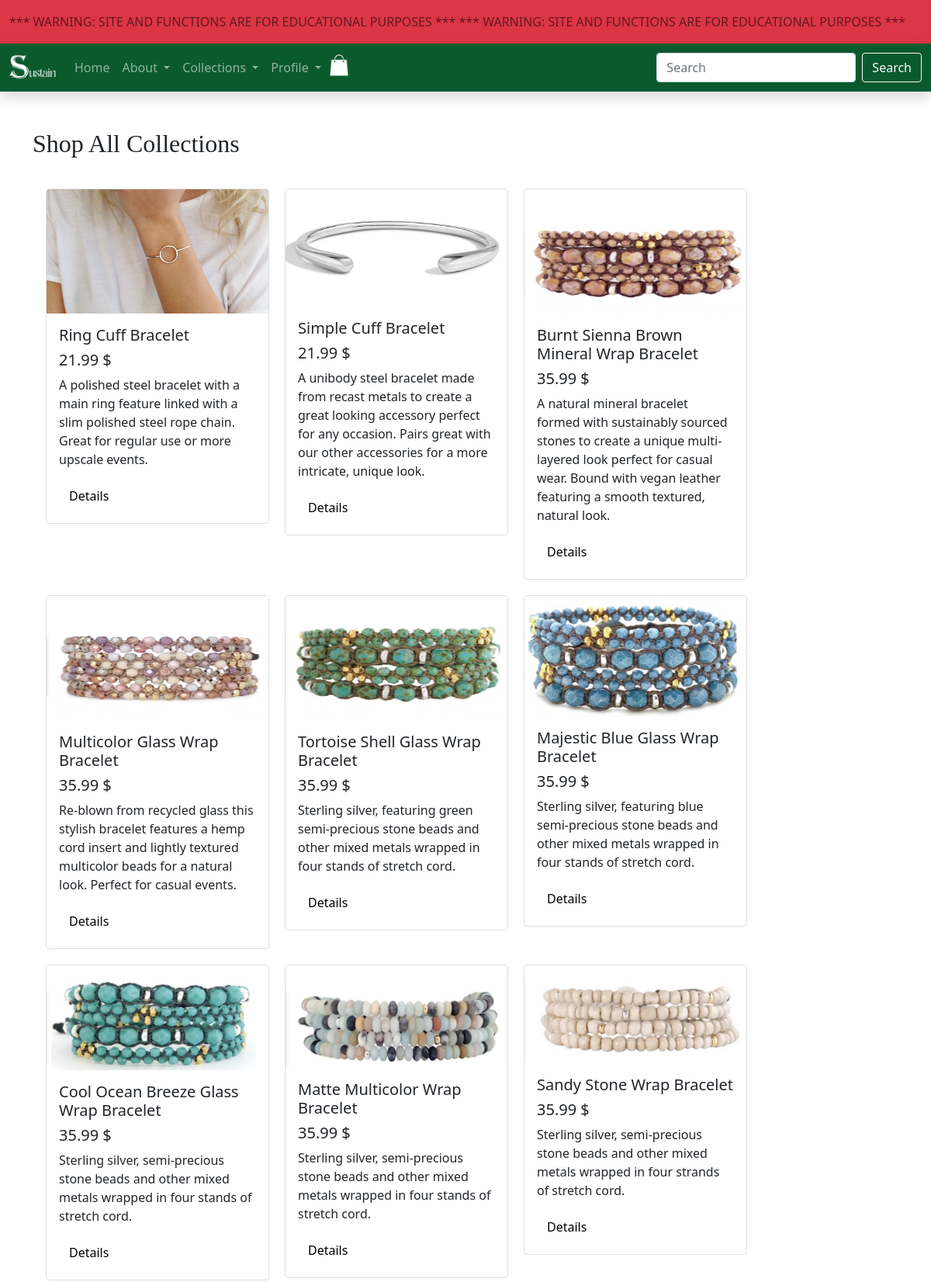
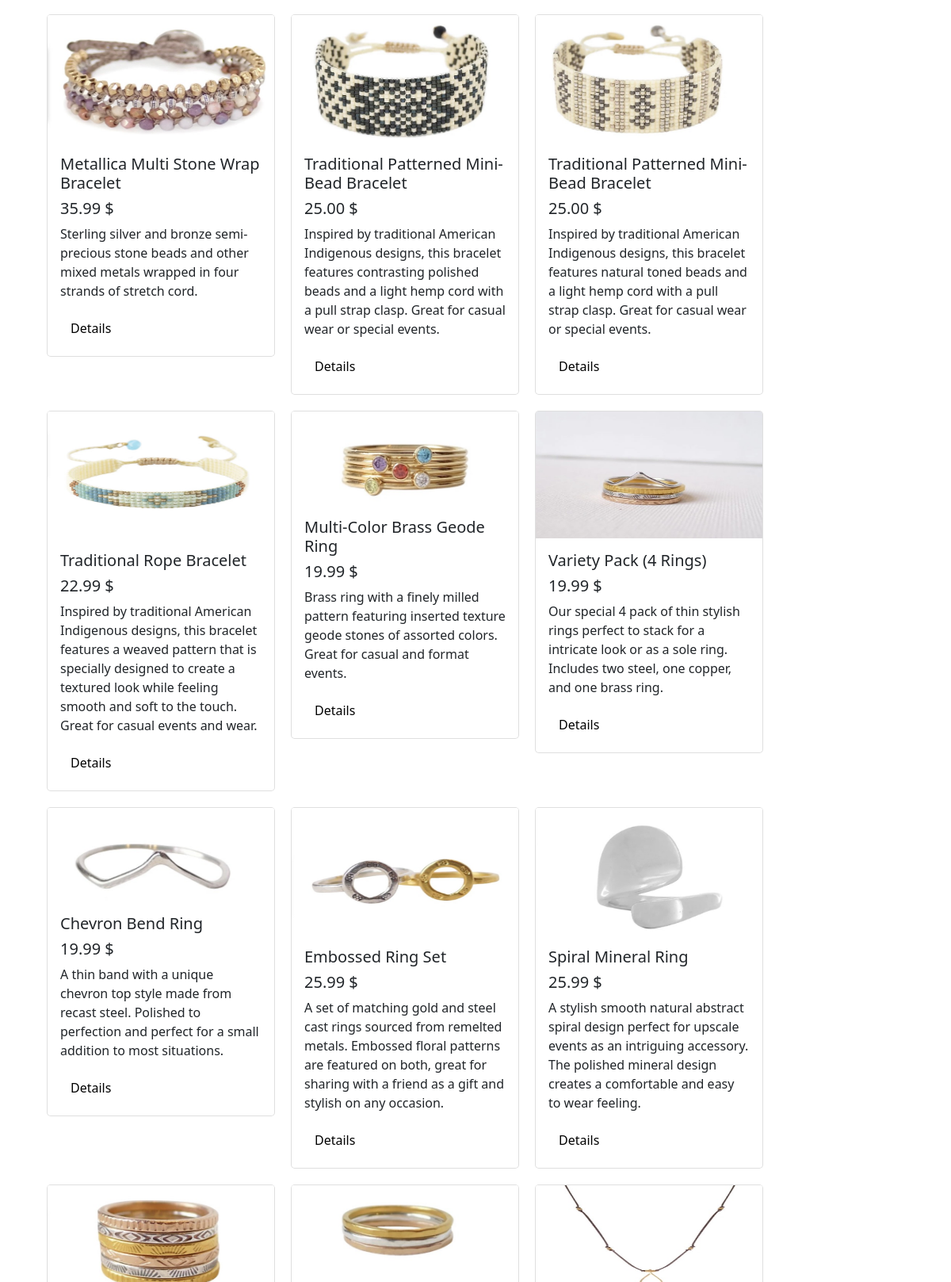
The page /collections.php (upper part) on the database its author committed (2 pictures, top to bottom).
### tables this page shows
CREATE TABLE `products` (
  `productId` int(9) NOT NULL,
  `name` varchar(70) NOT NULL,
  `price` decimal(10,2) NOT NULL,
  `category` varchar(50) NOT NULL,
  `description` varchar(255) NOT NULL,
  `img` varchar(255) NOT NULL,
  `keywords` varchar(250) NOT NULL
);

### collections.php (the view, shortened to what this page needs)
<!DOCTYPE html>
<html>
<head>
    <link rel="stylesheet" href="assets/css/style.css">
</head>
<body class="">
    <?php include("warningBanner.php");?>
    <div class="container">
        <br><br><h2>Shop All Collections</h2><br>
       <div class="row">
                <div class="cardComponent">
                    <?php
                    require_once("connect-db.php");
                    $sql = "select * from products";
                    $statement1 = $db->prepare($sql);
                    if($statement1->execute()){
                        $products = $statement1->fetchAll();
                    }else{
                        $error1= "Error finding items.";
                    }
                ?>
                    <?php
                            foreach($products as $c){?>
                                    <div class="" >
                                        <div class="card" style="width: 18rem;">
                                            <img src="<?php echo $c["img"];?>" class="card-img-top" alt="...">
                                            <div class="card-body">
                                                <h5 class="card-title"><?php echo $c["name"];?></h5>
                                                <h5 class="card-title"> <?php echo $c["price"]." $";?></h5>
                                                <p class="card-text"><?php echo $c["description"];?></p>
                                                <form action="productDetails.php" method="post">
                                                    <button class="btn btn-primary" type="submit">Details</button>
                                                </form>
                                            </div>
                                        </div>
                                    </div>
                        <?php } ?>
                    </div>
           </div>
       </div>
</body>
</html>

### rows shown on the page
products: img (picture), name "Ring Cuff Bracelet", price "21.99", description "A polished steel bracelet with a main ring feature linked with a slim polished steel rope chain. Great for regular use or more upscale events."
products: img (picture), name "Simple Cuff Bracelet", price "21.99", description "A unibody steel bracelet made from recast metals to create a great looking accessory perfect for any occasion. Pairs great with our other accessories for a more intricate, unique look."
products: img (picture), name "Burnt Sienna Brown Mineral Wrap Bracelet", price "35.99", description "A natural mineral bracelet formed with sustainably sourced stones to create a unique multi-layered look perfect for casual wear. Bound with vegan leather featuring a smooth textured, natural look."
products: img (picture), name "Multicolor Glass Wrap Bracelet", price "35.99", description "Re-blown from recycled glass this stylish bracelet features a hemp cord insert and lightly textured multicolor beads for a natural look. Perfect for casual events."
products: img (picture), name "Tortoise Shell Glass Wrap Bracelet", price "35.99", description "Sterling silver, featuring green semi-precious stone beads and other mixed metals wrapped in four stands of stretch cord."
products: img (picture), name "Majestic Blue Glass Wrap Bracelet", price "35.99", description "Sterling silver, featuring blue semi-precious stone beads and other mixed metals wrapped in four stands of stretch cord."
products: img (picture), name "Cool Ocean Breeze Glass Wrap Bracelet", price "35.99", description "Sterling silver, semi-precious stone beads and other mixed metals wrapped in four stands of stretch cord."
products: img (picture), name "Matte Multicolor Wrap Bracelet", price "35.99", description "Sterling silver, semi-precious stone beads and other mixed metals wrapped in four stands of stretch cord."
products: img (picture), name "Sandy Stone Wrap Bracelet", price "35.99", description "Sterling silver, semi-precious stone beads and other mixed metals wrapped in four strands of stretch cord."
products: img (picture), name "Metallica Multi Stone Wrap Bracelet", price "35.99", description "Sterling silver and bronze semi-precious stone beads and other mixed metals wrapped in four strands of stretch cord."
products: img (picture), name "Traditional Patterned Mini-Bead Bracelet", price "25.00", description "Inspired by traditional American Indigenous designs, this bracelet features contrasting polished beads and a light hemp cord with a pull strap clasp. Great for casual wear or special events."
products: img (picture), name "Traditional Patterned Mini-Bead Bracelet", price "25.00", description "Inspired by traditional American Indigenous designs, this bracelet features natural toned beads and a light hemp cord with a pull strap clasp. Great for casual wear or special events."
products: img (picture), name "Traditional Rope Bracelet", price "22.99", description "Inspired by traditional American Indigenous designs, this bracelet features a weaved pattern that is specially designed to create a textured look while feeling smooth and soft to the touch. Great for casual events and wear."
products: img (picture), name "Multi-Color Brass Geode Ring", price "19.99", description "Brass ring with a finely milled pattern featuring inserted texture geode stones of assorted colors. Great for casual and format events."
products: img (picture), name "Variety Pack (4 Rings)", price "19.99", description "Our special 4 pack of thin stylish rings perfect to stack for a intricate look or as a sole ring. Includes two steel, one copper, and one brass ring."
products: img (picture), name "Chevron Bend Ring", price "19.99", description "A thin band with a unique chevron top style made from recast steel. Polished to perfection and perfect for a small addition to most situations."
products: img (picture), name "Embossed Ring Set", price "25.99", description "A set of matching gold and steel cast rings sourced from remelted metals. Embossed floral patterns are featured on both, great for sharing with a friend as a gift and stylish on any occasion."
products: img (picture), name "Spiral Mineral Ring", price "25.99", description "A stylish smooth natural abstract spiral design perfect for upscale events as an intriguing accessory. The polished mineral design creates a comfortable and easy to wear feeling."
products: img (picture)
products: img (picture)
products: img (picture)
